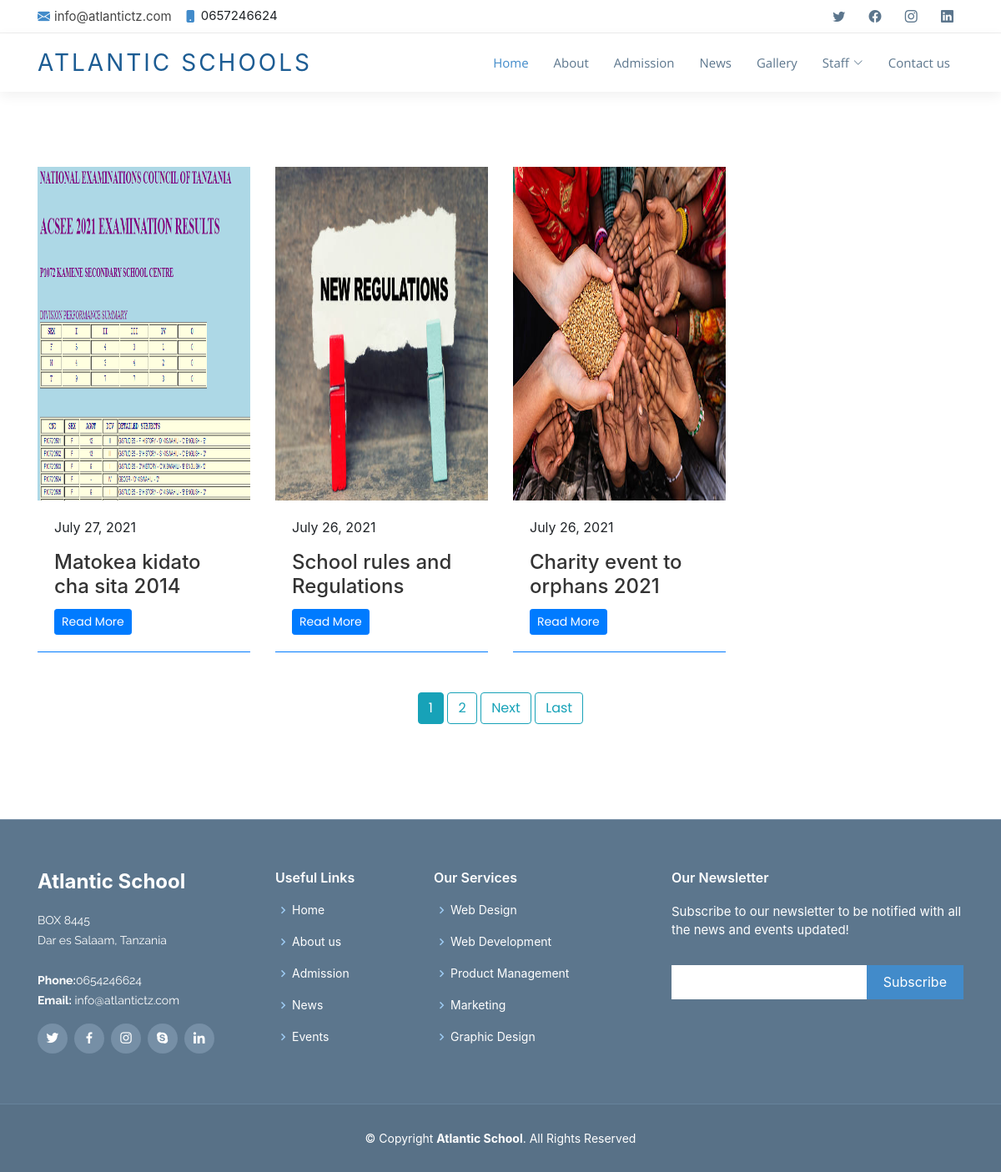
Page /news/ on the committed database.
### Home/models.py (models this page shows, shortened)
class Post(models.Model):
    date = models.DateTimeField(default=timezone.now)
    tittle = models.CharField(max_length=100)
    agent = models.ForeignKey(User, on_delete=models.CASCADE)
    image_thumbnail = models.ImageField(upload_to='pics',default='newpost.png')
    body = RichTextField(blank=True, null=True)

### Home/views.py (the view)
# urls.py: path('news/', PostListView2.as_view(),name='news'),
class PostListView2(ListView):
    model = Post
    template_name =  'Home/news.html'
    context_object_name = 'posts'
    ordering = ['-date']
    paginate_by = 3

### Home/Templates/Home/News.html (shortened to what this page needs)
{% load static %}
<!DOCTYPE html>
<html lang="en">
<head>
   <link rel="stylesheet" href="https://maxcdn.bootstrapcdn.com/font-awesome/4.4.0/css/font-awesome.min.css">
   <link rel='stylesheet' href='https://use.fontawesome.com/releases/v5.3.1/css/all.css'>
	<link href="https://cdn.jsdelivr.net/npm/bootstrap@5.0.2/dist/css/bootstrap.min.css" rel="stylesheet" integrity
  <meta charset="utf-8">
  <link href="{% static 'Home/assets/vendor/animate.css/animate.min.css'%}" rel="stylesheet">
  <link href="{% static 'Home/assets/vendor/aos/aos.css'%}" rel="stylesheet">
  <link href="{% static 'Home/assets/vendor/bootstrap/css/bootstrap.min.css'%}" rel="stylesheet">
  <link href="{% static 'Home/assets/vendor/bootstrap-icons/bootstrap-icons.css'%}" rel="stylesheet">
  <link href="{% static 'Home/assets/vendor/boxicons/css/boxicons.min.css'%}" rel="stylesheet">
  <link href="{% static 'Home/assets/vendor/glightbox/css/glightbox.min.css'%}" rel="stylesheet">
  <link href="{% static 'Home/assets/vendor/swiper/swiper-bundle.min.css'%}" rel="stylesheet">
<link href="{% static 'Home/assets/css/style.css'%}" rel="stylesheet">
  <link href="{% static 'Home/assets/css/style_blog.css'%}" rel="stylesheet">
   <link rel="stylesheet" href="{% static 'Home/assets/plugins/bootstrap/bootstrap.min.css'%}">
  <link rel="stylesheet" href="{% static 'Home/assets/plugins/slick/slick.css'%}">
  <link rel="stylesheet" href="{% static 'Home/assets/plugins/themify-icons/themify-icons.css'%}">
  <link rel="stylesheet" href="{% static 'Home/assets/plugins/animate/animate.css'%}">
  <link rel="stylesheet" href="{% static 'Home/assets/plugins/aos/aos.css'%}">
  <link rel="stylesheet" href="{% static 'Home/assets/plugins/venobox/venobox.css'%}">
</head>
<body>
  <section id="topbar" class="d-flex align-items-center">
    <div class="container d-flex justify-content-center justify-content-md-between">
      <div class="contact-info d-flex align-items-center">
        <i class="bi bi-envelope-fill"></i><a href="mailto:contact@example.com">info@atlantictz.com</a>
        <i class="bi bi-phone-fill phone-icon"></i> 0657246624
      </div>
      <div class="social-links d-none d-md-block">
        <a href="#" class="twitter"><i class="bi bi-twitter"></i></a>
        <a href="#" class="facebook"><i class="bi bi-facebook"></i></a>
        <a href="#" class="instagram"><i class="bi bi-instagram"></i></a>
        <a href="#" class="linkedin"><i class="bi bi-linkedin"></i></i></a>
      </div>
    </div>
  </section>
  <header id="header" class="d-flex align-items-center">
    <div class="container d-flex align-items-center">
      <div class="logo me-auto">
        <h1><a href="{% url 'home' %}">ATLANTIC SCHOOLS</a></h1>
      </div>
      <nav id="navbar" class="navbar">
        <ul>
          <li><a class="nav-link scrollto active" href="{% url 'home' %}">Home</a></li>
          <li><a class="nav-link scrollto" href="#about">About</a></li>
          <li><a class="nav-link scrollto" href="#services">Admission</a></li>
          <li><a class="nav-link scrollto" href="{% url 'news' %}">News</a></li>
          <li><a class="nav-link scrollto" href="#team">Gallery</a></li>
          <li class="dropdown"><a href="#"><span>Staff</span> <i class="bi bi-chevron-down"></i></a>
          </li>
          <li><a class="nav-link scrollto" href="#contact">Contact us</a></li>
        </ul>
      </nav>
    </div>
  </header>
<section class="section">
  <div class="container">
    <div class="row">
        {% for post in posts %}
      <article class="col-lg-3 col-sm-6 mb-5">
        <div class="card rounded-0 border-bottom border-primary border-top-0 border-left-0 border-right-0 hover-shadow">
          <img class="card-img-top rounded-0" src="{{ post.image_thumbnail.url}}" alt="Post thumb">
          <div class="card-body">
            <ul class="list-inline mb-3">
              <li class="list-inline-item mr-3 ml-0">{{post.date|date:"F d, Y" }}</li>
            </ul>
            <a href="blog-single.html"style="text-decoration:none;" >
              <h4 class="card-title" style="color:#333;">{{post.tittle}}</h4>
            </a>
            <a href="{% url 'news_detail' post.id%}" class="btn btn-primary btn-sm">read more</a>
          </div>
        </div>
      </article>
        {% endfor %}
    </div>
<center>{% if is_paginated %}
      {% for num in page_obj.paginator.page_range %}
        {% if page_obj.number == num %}
          <a class="btn btn-info mb-4" href="?page={{ num }}">{{ num }}</a>
        {% elif num > page_obj.number|add:'-3' and num < page_obj.number|add:'3' %}
          <a class="btn btn-outline-info mb-4" href="?page={{ num }}">{{ num }}</a>
        {% endif %}
      {% endfor %}
      {% if page_obj.has_next %}
        <a  class="btn btn-outline-info mb-4" href="?page={{ page_obj.next_page_number }}">Next</a>
        <a class="btn btn-outline-info mb-4" href="?page={{ page_obj.paginator.num_pages }}">Last</a>
      {% endif %}
  {% endif %}</center>
  </div>
</section>
  <footer id="footer">
    <div class="footer-top">
      <div class="container">
        <div class="row">
          <div class="col-lg-3 col-md-6 footer-info">
            <h3>Atlantic School</h3>
            <p>
              BOX 8445 <br>
              Dar es Salaam, Tanzania<br><br>
              <strong>Phone:</strong>0654246624<br>
              <strong>Email:</strong> info@atlantictz.com<br>
            </p>
            <div class="social-links mt-3">
              <a href="#" class="twitter"><i class="bx bxl-twitter"></i></a>
              <a href="#" class="facebook"><i class="bx bxl-facebook"></i></a>
              <a href="#" class="instagram"><i class="bx bxl-instagram"></i></a>
              <a href="#" class="google-plus"><i class="bx bxl-skype"></i></a>
              <a href="#" class="linkedin"><i class="bx bxl-linkedin"></i></a>
            </div>
          </div>
          <div class="col-lg-2 col-md-6 footer-links">
            <h4>Useful Links</h4>
            <ul>
              <li><i class="bx bx-chevron-right"></i> <a href="#">Home</a></li>
              <li><i class="bx bx-chevron-right"></i> <a href="#">About us</a></li>
              <li><i class="bx bx-chevron-right"></i> <a href="#">Admission</a></li>
              <li><i class="bx bx-chevron-right"></i> <a href="{% url 'news' %}">News</a></li>
              <li><i class="bx bx-chevron-right"></i> <a href="#">Events</a></li>
            </ul>
          </div>
          <div class="col-lg-3 col-md-6 footer-links">
            <h4>Our Services</h4>
            <ul>
              <li><i class="bx bx-chevron-right"></i> <a href="#">Web Design</a></li>
              <li><i class="bx bx-chevron-right"></i> <a href="#">Web Development</a></li>
              <li><i class="bx bx-chevron-right"></i> <a href="#">Product Management</a></li>
              <li><i class="bx bx-chevron-right"></i> <a href="#">Marketing</a></li>
              <li><i class="bx bx-chevron-right"></i> <a href="#">Graphic Design</a></li>
            </ul>
          </div>
          <div class="col-lg-4 col-md-6 footer-newsletter">
            <h4>Our Newsletter</h4>
            <p>Subscribe to our newsletter to be notified with all the news and events updated!</p>
            <form action="" method="post">
              <input type="email" name="email"><input type="submit" value="Subscribe">
            </form>
          </div>
        </div>
      </div>
    </div>
    <div class="container">
      <div class="copyright">
        &copy; Copyright <strong><span>Atlantic School</span></strong>. All Rights Reserved
      </div>
    </div>
  </footer>
</body>
</html>

### Home/static/Home/assets/css/style.css (style rules this page uses)
body { font-family: "Open Sans", sans-serif; color: #444; }
a { color: #428bca; text-decoration: none; }
h1, h2, h3, h4, h5, h6, .font-primary { font-family: "Raleway", sans-serif; }
#topbar { background: #fff; border-bottom: 1px solid #eee; font-size: 15px; height: 40px; padding: 0; }
#topbar .contact-info a { line-height: 0; color: #444; transition: 0.3s; }
#topbar .contact-info i { color: #428bca; line-height: 0; margin-right: 5px; }
#topbar .contact-info .phone-icon { margin-left: 15px; }
#topbar .social-links a { color: #5c768d; padding: 4px 12px; display: inline-block; line-height: 1px; transition: 0.3s; }
#header { height: 70px; background: #fff; z-index: 997; box-shadow: 0px 5px 15px 0px rgba(0, 0, 0, 0.06); }
#header .logo h1 { font-size: 28px; margin: 0; padding: 10px 0; line-height: 1; font-weight: 400; letter-spacing: 3px; text-transform: uppercase; }
#header .logo h1 a, #header .logo h1 a:hover { color: #1c5c93; text-decoration: none; }
.navbar { padding: 0; }
.navbar ul { margin: 0; padding: 0; display: flex; list-style: none; align-items: center; }
.navbar li { position: relative; }
.navbar a, .navbar a:focus { display: flex; align-items: center; justify-content: space-between; padding: 10px 0 10px 30px; font-family: "Open Sans", sans-serif; font-size: 15px; color: #5c768d; white-space: nowrap; transition: 0.3s; }
.navbar a i, .navbar a:focus i { font-size: 12px; line-height: 0; margin-left: 5px; }
.navbar a:hover, .navbar .active, .navbar .active:focus, .navbar li:hover > a { color: #428bca; }
section { padding: 60px 0; overflow: hidden; }
#footer { background: #587187; padding: 0 0 30px 0; color: #fff; font-size: 14px; }
#footer .footer-top { background: #5c768d; border-top: 1px solid #768fa6; border-bottom: 1px solid #67839c; padding: 60px 0 30px 0; }
#footer .footer-top .footer-info { margin-bottom: 30px; }
#footer .footer-top .footer-info h3 { font-size: 24px; margin: 0 0 20px 0; padding: 2px 0 2px 0; line-height: 1; font-weight: 700; }
#footer .footer-top .footer-info p { font-size: 14px; line-height: 24px; margin-bottom: 0; font-family: "Raleway", sans-serif; color: #fff; }
#footer .footer-top .social-links a { font-size: 18px; display: inline-block; background: #768fa6; color: #fff; line-height: 1; padding: 8px 0; margin-right: 4px; border-radius: 50%; text-align: center; width: 36px; height: 36px; transition: 0.3s; }
#footer .footer-top h4 { font-size: 16px; font-weight: 600; color: #fff; position: relative; padding-bottom: 12px; }
#footer .footer-top .footer-links { margin-bottom: 30px; }
#footer .footer-top .footer-links ul { list-style: none; padding: 0; margin: 0; }
#footer .footer-top .footer-links ul i { padding-right: 2px; color: #9eccf4; font-size: 18px; line-height: 1; }
#footer .footer-top .footer-links ul li { padding: 10px 0; display: flex; align-items: center; }
#footer .footer-top .footer-links ul li:first-child { padding-top: 0; }
#footer .footer-top .footer-links ul a { color: #fff; transition: 0.3s; display: inline-block; line-height: 1; }
#footer .footer-top .footer-newsletter form { margin-top: 30px; background: #fff; padding: 6px 10px; position: relative; border-radius: 4; }
#footer .footer-top .footer-newsletter form input[type="email"] { border: 0; padding: 4px; width: calc(100% - 110px); }
#footer .footer-top .footer-newsletter form input[type="submit"] { position: absolute; top: 0; right: 0; bottom: 0; border: 0; background: none; font-size: 16px; padding: 0 20px; background: #428bca; color: #fff; transition: 0.3s; border-radius: 4; }
#footer .copyright { text-align: center; padding-top: 30px; }

### rows in the picture
Post: image_thumbnail (picture), date "July 27, 2021", tittle "Matokea kidato cha sita 2014"
Post: image_thumbnail (picture), date "July 26, 2021", tittle "School rules and Regulations"
Post: image_thumbnail (picture), date "July 26, 2021", tittle "Charity event to orphans 2021"

### other values in the picture
{{ num }} "1"
{{ num }} "2"
